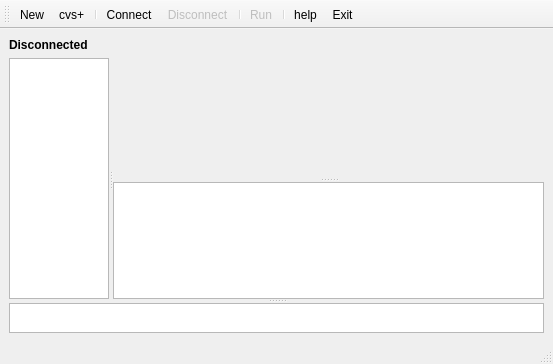
<?xml version="1.0" encoding="UTF-8"?>
<ui version="4.0">
 <class>SqlQueryMainWin</class>
 <widget class="QMainWindow" name="SqlQueryMainWin">
  <property name="geometry">
   <rect>
    <x>0</x>
    <y>0</y>
    <width>553</width>
    <height>364</height>
   </rect>
  </property>
  <property name="windowTitle">
   <string>Sql Query</string>
  </property>
  <widget class="QWidget" name="centralwidget">
   <layout class="QVBoxLayout" name="verticalLayout">
    <item>
     <widget class="QLabel" name="label">
      <property name="font">
       <font>
        <pointsize>9</pointsize>
        <weight>75</weight>
        <bold>true</bold>
       </font>
      </property>
      <property name="text">
       <string>Disconnected</string>
      </property>
     </widget>
    </item>
    <item>
     <widget class="QSplitter" name="splitter_3">
      <property name="orientation">
       <enum>Qt::Vertical</enum>
      </property>
      <widget class="QSplitter" name="splitter_2">
       <property name="sizePolicy">
        <sizepolicy hsizetype="Expanding" vsizetype="Preferred">
         <horstretch>0</horstretch>
         <verstretch>3</verstretch>
        </sizepolicy>
       </property>
       <property name="orientation">
        <enum>Qt::Horizontal</enum>
       </property>
       <widget class="QListView" name="listTables">
        <property name="sizePolicy">
         <sizepolicy hsizetype="Maximum" vsizetype="Maximum">
          <horstretch>1</horstretch>
          <verstretch>1</verstretch>
         </sizepolicy>
        </property>
        <property name="minimumSize">
         <size>
          <width>45</width>
          <height>40</height>
         </size>
        </property>
        <property name="maximumSize">
         <size>
          <width>100</width>
          <height>16777215</height>
         </size>
        </property>
        <property name="toolTip">
         <string>Database tables</string>
        </property>
        <property name="styleSheet">
         <string/>
        </property>
        <property name="verticalScrollBarPolicy">
         <enum>Qt::ScrollBarAsNeeded</enum>
        </property>
        <property name="horizontalScrollBarPolicy">
         <enum>Qt::ScrollBarAsNeeded</enum>
        </property>
        <property name="dragEnabled">
         <bool>true</bool>
        </property>
        <property name="dragDropMode">
         <enum>QAbstractItemView::DragOnly</enum>
        </property>
        <property name="alternatingRowColors">
         <bool>true</bool>
        </property>
        <property name="resizeMode">
         <enum>QListView::Fixed</enum>
        </property>
        <property name="selectionRectVisible">
         <bool>true</bool>
        </property>
       </widget>
       <widget class="QSplitter" name="splitter">
        <property name="sizePolicy">
         <sizepolicy hsizetype="Preferred" vsizetype="Expanding">
          <horstretch>2</horstretch>
          <verstretch>0</verstretch>
         </sizepolicy>
        </property>
        <property name="orientation">
         <enum>Qt::Vertical</enum>
        </property>
        <widget class="TextEdit" name="teQuery" native="true">
         <property name="sizePolicy">
          <sizepolicy hsizetype="Preferred" vsizetype="Preferred">
           <horstretch>8</horstretch>
           <verstretch>5</verstretch>
          </sizepolicy>
         </property>
         <property name="minimumSize">
          <size>
           <width>100</width>
           <height>120</height>
          </size>
         </property>
         <property name="font">
          <font>
           <pointsize>10</pointsize>
          </font>
         </property>
         <property name="contextMenuPolicy">
          <enum>Qt::DefaultContextMenu</enum>
         </property>
         <property name="toolTip">
          <string>SQL Query</string>
         </property>
        </widget>
        <widget class="SqlTableView" name="tvResult">
         <property name="sizePolicy">
          <sizepolicy hsizetype="Expanding" vsizetype="Expanding">
           <horstretch>8</horstretch>
           <verstretch>2</verstretch>
          </sizepolicy>
         </property>
         <property name="minimumSize">
          <size>
           <width>22</width>
           <height>117</height>
          </size>
         </property>
         <property name="toolTip">
          <string>Result</string>
         </property>
         <property name="styleSheet">
          <string/>
         </property>
         <property name="gridStyle">
          <enum>Qt::SolidLine</enum>
         </property>
        </widget>
       </widget>
      </widget>
      <widget class="QTextEdit" name="teLog">
       <property name="sizePolicy">
        <sizepolicy hsizetype="Expanding" vsizetype="Expanding">
         <horstretch>0</horstretch>
         <verstretch>1</verstretch>
        </sizepolicy>
       </property>
       <property name="minimumSize">
        <size>
         <width>22</width>
         <height>22</height>
        </size>
       </property>
       <property name="toolTip">
        <string>Log</string>
       </property>
       <property name="styleSheet">
        <string/>
       </property>
       <property name="undoRedoEnabled">
        <bool>false</bool>
       </property>
       <property name="readOnly">
        <bool>false</bool>
       </property>
      </widget>
     </widget>
    </item>
   </layout>
  </widget>
  <widget class="QToolBar" name="toolBar">
   <property name="enabled">
    <bool>true</bool>
   </property>
   <property name="windowTitle">
    <string>toolBar</string>
   </property>
   <attribute name="toolBarArea">
    <enum>TopToolBarArea</enum>
   </attribute>
   <attribute name="toolBarBreak">
    <bool>false</bool>
   </attribute>
   <addaction name="actNew"/>
   <addaction name="actionAddCvs"/>
   <addaction name="separator"/>
   <addaction name="actConnect"/>
   <addaction name="actDisconnect"/>
   <addaction name="separator"/>
   <addaction name="actRun"/>
   <addaction name="separator"/>
   <addaction name="actionhelp"/>
   <addaction name="actExit"/>
  </widget>
  <widget class="QStatusBar" name="sb"/>
  <widget class="QMenuBar" name="menuBar">
   <property name="geometry">
    <rect>
     <x>0</x>
     <y>0</y>
     <width>553</width>
     <height>18</height>
    </rect>
   </property>
  </widget>
  <action name="actConnect">
   <property name="text">
    <string>&amp;Connect</string>
   </property>
   <property name="statusTip">
    <string>Connect to database</string>
   </property>
  </action>
  <action name="actDisconnect">
   <property name="enabled">
    <bool>false</bool>
   </property>
   <property name="text">
    <string>&amp;Disconnect</string>
   </property>
   <property name="statusTip">
    <string>Disconnect from database</string>
   </property>
  </action>
  <action name="actRun">
   <property name="enabled">
    <bool>false</bool>
   </property>
   <property name="text">
    <string>&amp;Run</string>
   </property>
   <property name="statusTip">
    <string>Run query</string>
   </property>
   <property name="shortcut">
    <string>F5</string>
   </property>
  </action>
  <action name="actExit">
   <property name="text">
    <string>E&amp;xit</string>
   </property>
   <property name="statusTip">
    <string>Quit the program</string>
   </property>
  </action>
  <action name="actNew">
   <property name="text">
    <string>New</string>
   </property>
   <property name="toolTip">
    <string>New SQLITE db</string>
   </property>
  </action>
  <action name="actionAddCvs">
   <property name="text">
    <string>cvs+</string>
   </property>
   <property name="toolTip">
    <string>Add cvs/txt</string>
   </property>
  </action>
  <action name="actionhelp">
   <property name="text">
    <string>help</string>
   </property>
   <property name="toolTip">
    <string>help</string>
   </property>
  </action>
 </widget>
 <customwidgets>
  <customwidget>
   <class>SqlTableView</class>
   <extends>QTableView</extends>
   <header>sqltableview.h</header>
  </customwidget>
  <customwidget>
   <class>TextEdit</class>
   <extends>QWidget</extends>
   <header>textedit.h</header>
  </customwidget>
 </customwidgets>
 <resources/>
 <connections/>
</ui>
